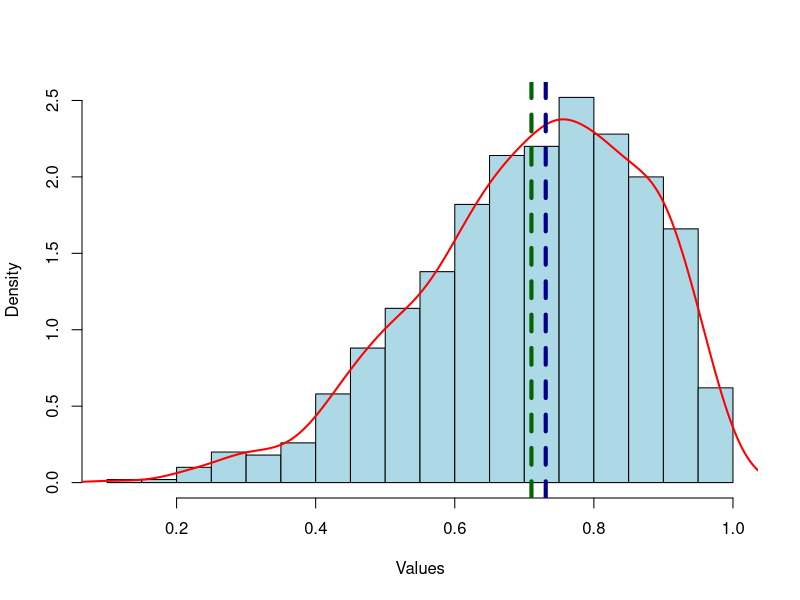
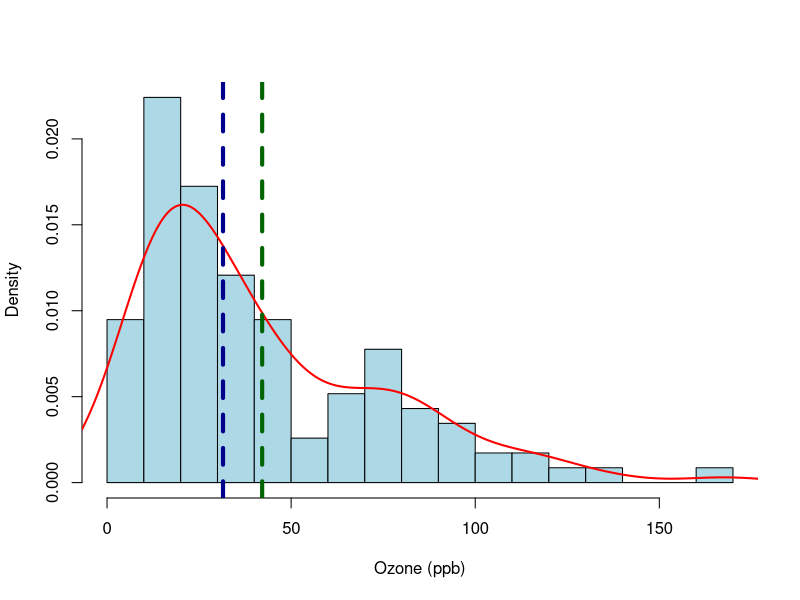
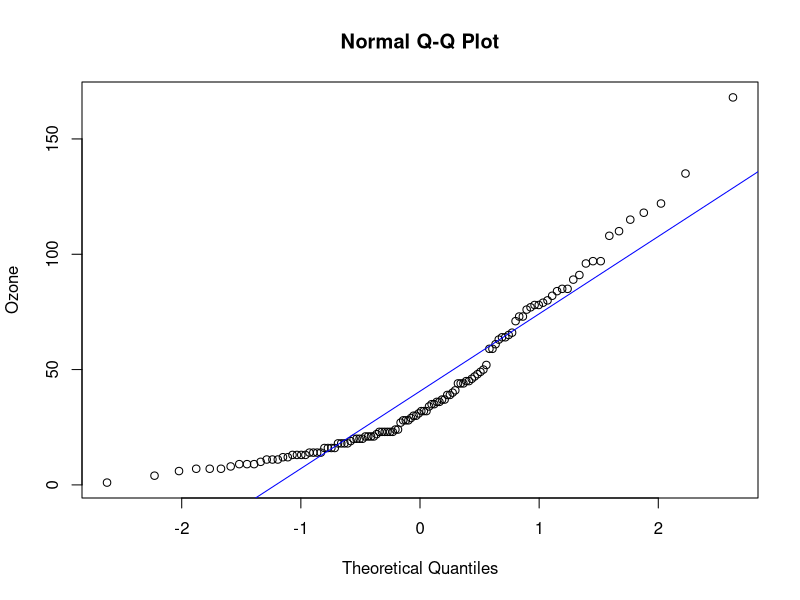

R code for these plots, in order: (Note: this script raises an error after producing the figures.)
## ---- chunk 1
library(e1071);library(car)
## ---- chunk 2
set.seed(123)  # For reproducibility
left_skewed_data <- rbeta(1000, shape1 = 5, shape2 = 2)

# Plot a histogram to visualize the left-skewed data
hist(left_skewed_data, breaks = 20, col = "lightblue", main = "", xlab = "Values", freq = FALSE)

lines(density(left_skewed_data, na.rm = TRUE), 
      col = "red", 
      lwd = 2)

abline(v = median(left_skewed_data), col = 'darkblue', lwd = 4, lty = 2)
abline(v = mean(left_skewed_data), col = 'darkgreen', lwd = 4, lty = 2)

skewness(left_skewed_data)
## ---- chunk 3
data("airquality")
hist(na.omit(airquality$Ozone), 
     main = "", 
     xlab = "Ozone (ppb)", 
     col = "lightblue", 
     border = "black",
     breaks = 20,
     freq = FALSE)

lines(density(airquality$Ozone, na.rm = TRUE), 
      col = "red", 
      lwd = 2)

abline(v = median(na.omit(airquality$Ozone)), col = 'darkblue', lwd = 4, lty = 2)
abline(v = mean(na.omit(airquality$Ozone)), col = 'darkgreen', lwd = 4, lty = 2)

skewness(na.omit(airquality$Ozone))

qqnorm(na.omit(airquality$Ozone), ylab = 'Ozone')
qqline(na.omit(airquality$Ozone), col = 'blue')
## ---- chunk 4
scatterplotMatrix(~ poptotal + popdensity+percollege+popblack+percadultpoverty,  data = midwest, smooth = list(span = 0.45, lty.smooth = 1, col.smooth = 'red', col.var = 'red'), regLine = list(col = 'green'))
